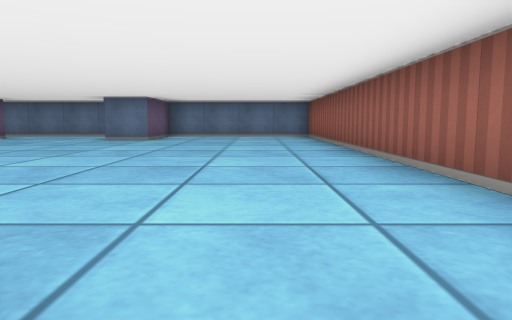
[1] (above)

24 first-person views from a walk through a cub3D ray-caster map. The camera is about half as high as the walls, tilts 6° down and sees 70° across. The floor is counted in squares. Each view is taken from the middle of a square. On the plan, view 1 faces up. The plan holds only what a view shows up to about 9 squares ahead; the rest is blank.

[2]
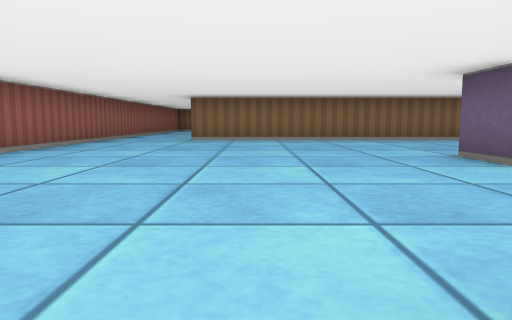

[3]
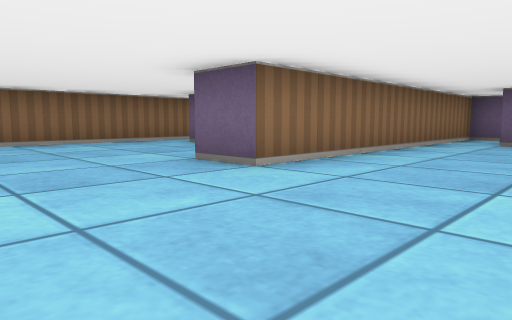

[4]
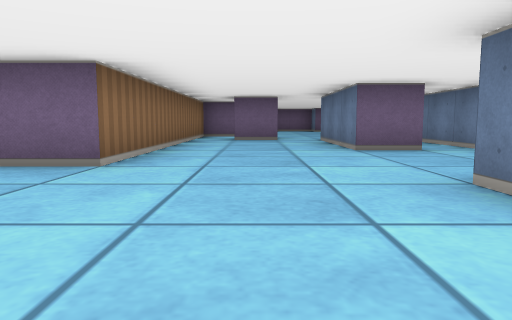

[5]
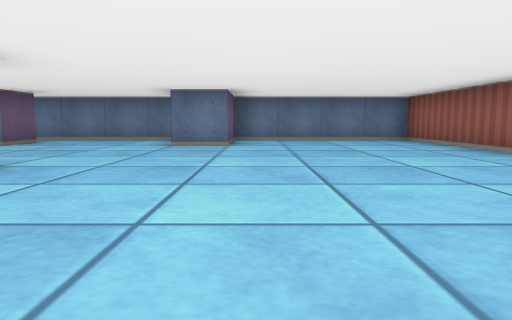

[6]
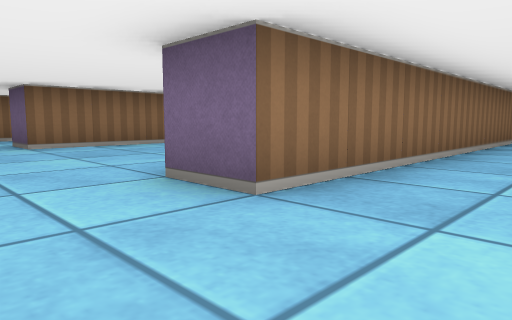

[7]
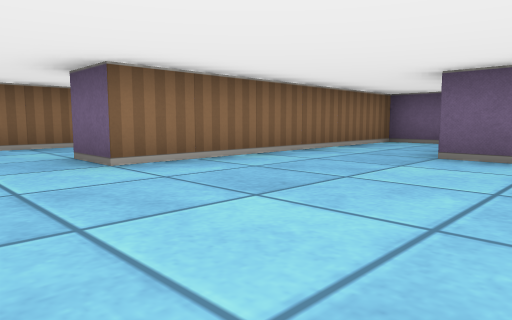

[8]
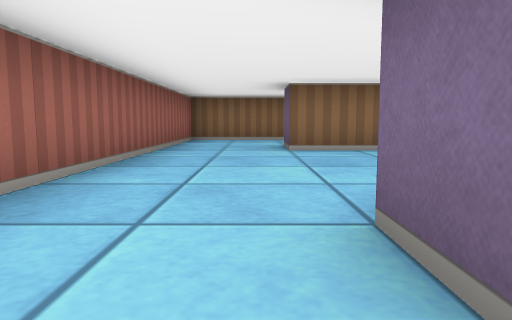

[9]
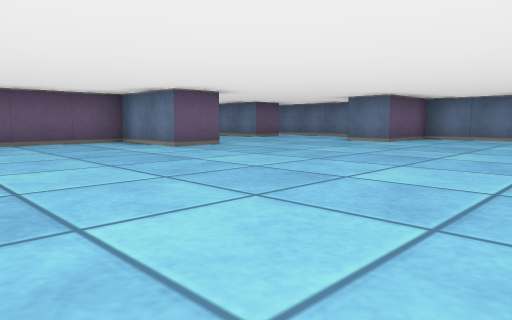

[10]
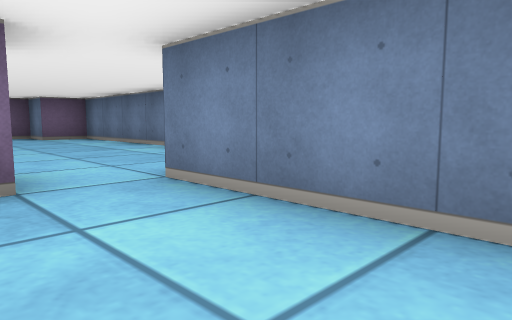

[11]
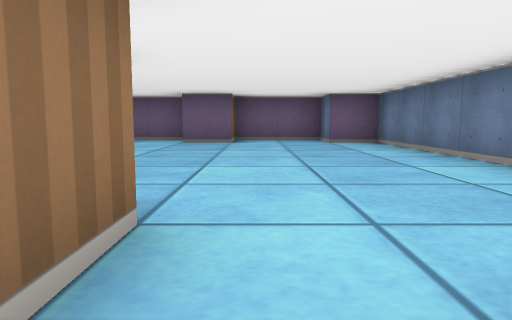

[12]
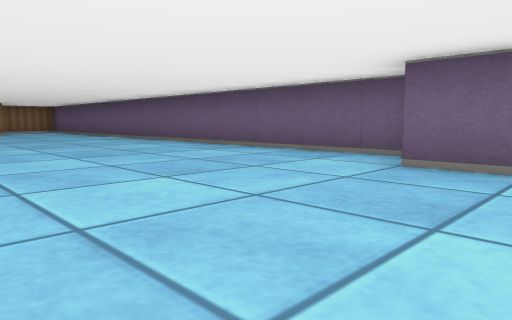

[13]
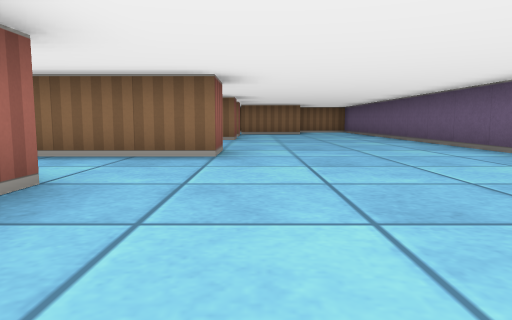

[14]
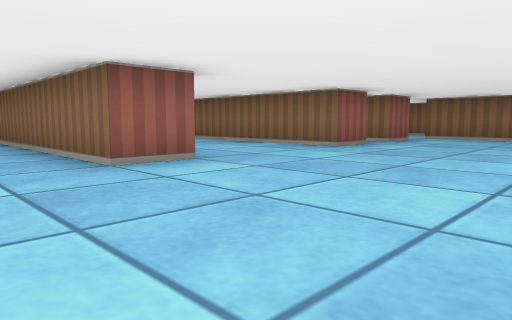

[15]
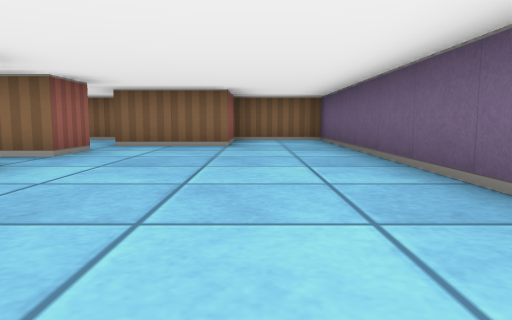

[16]
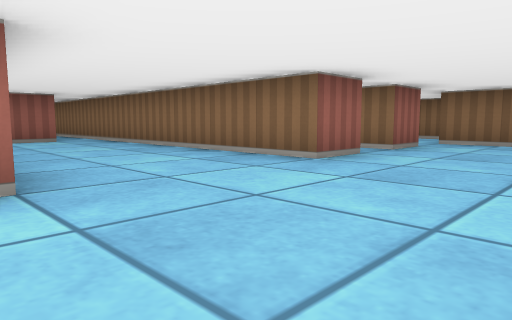

[17]
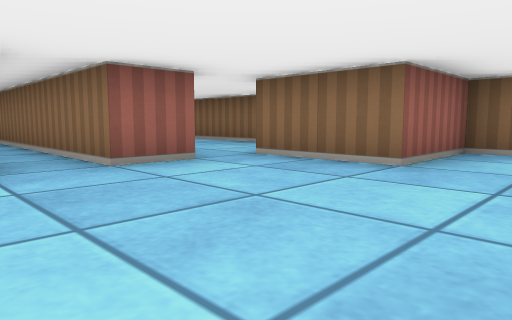

[18]
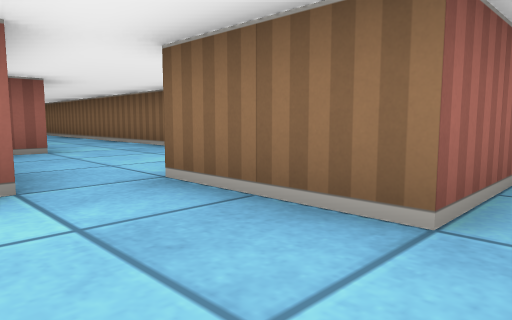

[19]
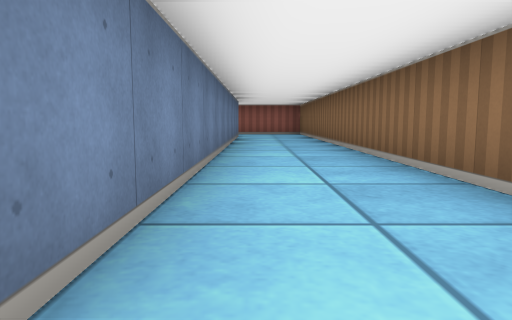

[20]
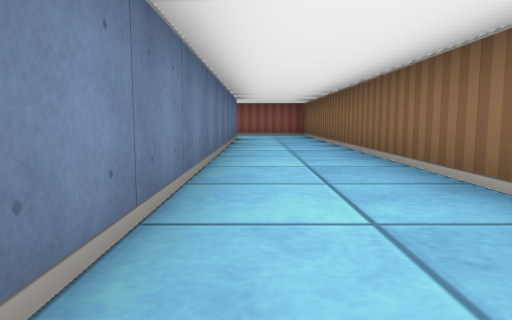

[21]
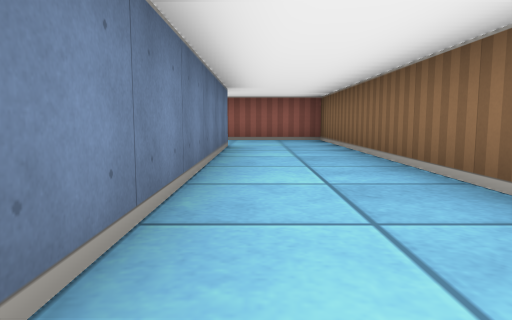

[22]
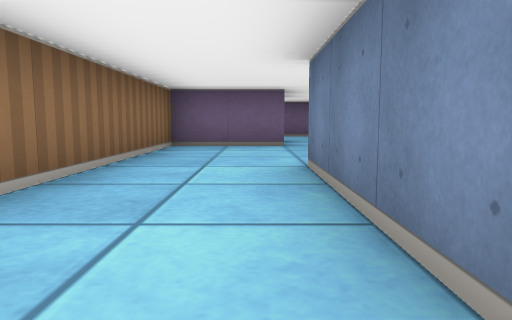

[23]
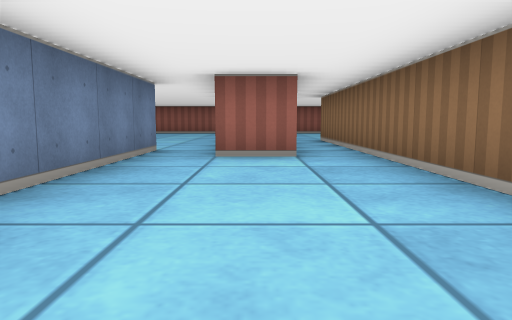

[24]
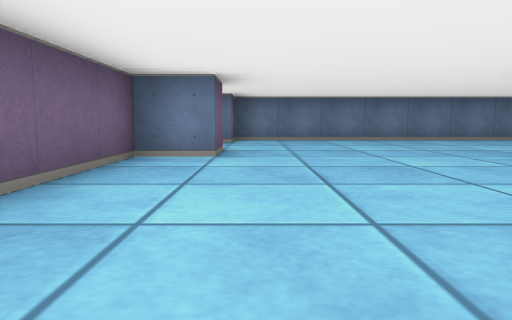

### Floor plan
Ten units are one square. View 1 is at (0, 0); x grows to the right and y downward. Boxes are objects, and circles mark ways between rooms. Rooms are numbered by the first view taken in them; rooms with no view inside come last. Other rooms are left out.
<svg viewBox="-180 -110 200 190">
<path fill="none" stroke="#000" d="M-65 34 -65 45 -5 45M-75 15 -35 15 -35 25M-5 -5 -5 5M15 45 15 -5M-135 35 -85 35M-115 -61 -115 -55 -45 -55 -45 -45 -65 -45 -65 -15 -100 -15M-125 -45 -125 -50M-105 -75 -95 -75 -95 -65M-75 6 -75 -5 -5 -5M-135 -14 -135 -25 -85 -25M-65 -96 -65 -85 -95 -85M-135 26 -135 15 -75 15M-39 -105 -165 -105 -165 -95 -175 -95 -175 -75 -165 -75 -165 -65 -175 -65 -175 75 -155 75 -155 55 -135 55M-135 46 -135 35M15 -5 15 -105 -25 -105 -25 -85 -35 -85M-5 45 -5 55 -105 55 -105 50M-135 55 -135 75 15 75 15 45"/>
<circle cx="-130" cy="30" r="3" fill="#2a7"/>
<circle cx="-70" cy="10" r="3" fill="#2a7"/>
<circle cx="5" cy="0" r="3" fill="#2a7"/>
<circle cx="5" cy="50" r="3" fill="#2a7"/>
<circle cx="-130" cy="50" r="3" fill="#2a7"/>
<text x="-40" y="30">1</text>
<text x="-90" y="-40">2</text>
<text x="-60" y="60">3</text>
</svg>
Room 1 opens to room 2. Room 1 opens to room 3. Room 2 opens to room 3.

Where each view was taken, in squares from view 1:
view 1: 0 up, 0 right, facing up
view 2: 9 up, 2 left, facing down
view 3: 8 up, 2 left, facing down-left
view 4: 7 up, 1 left, facing left
view 5: 2 up, 2 left, facing up
view 6: 2 up, 1 right, facing down-left
view 7: 1 down, 1 right, facing down-left
view 8: 1 up, 0 right, facing down
view 9: 1 up, 1 right, facing up-left
view 10: 7 up, 7 left, facing up-left
view 11: 8 up, 9 left, facing left
view 12: 8 up, 13 left, facing down-left
view 13: 7 up, 14 left, facing down
view 14: 4 up, 17 left, facing down-right
view 15: 1 up, 16 left, facing down
view 16: 2 up, 16 left, facing down-right
view 17: 2 down, 17 left, facing down-right
view 18: 4 down, 16 left, facing down-right
view 19: 6 down, 11 left, facing right
view 20: 6 down, 10 left, facing right
view 21: 6 down, 7 left, facing right
view 22: 6 down, 7 left, facing left
view 23: 0 up, 12 left, facing right
view 24: 2 up, 16 left, facing up
